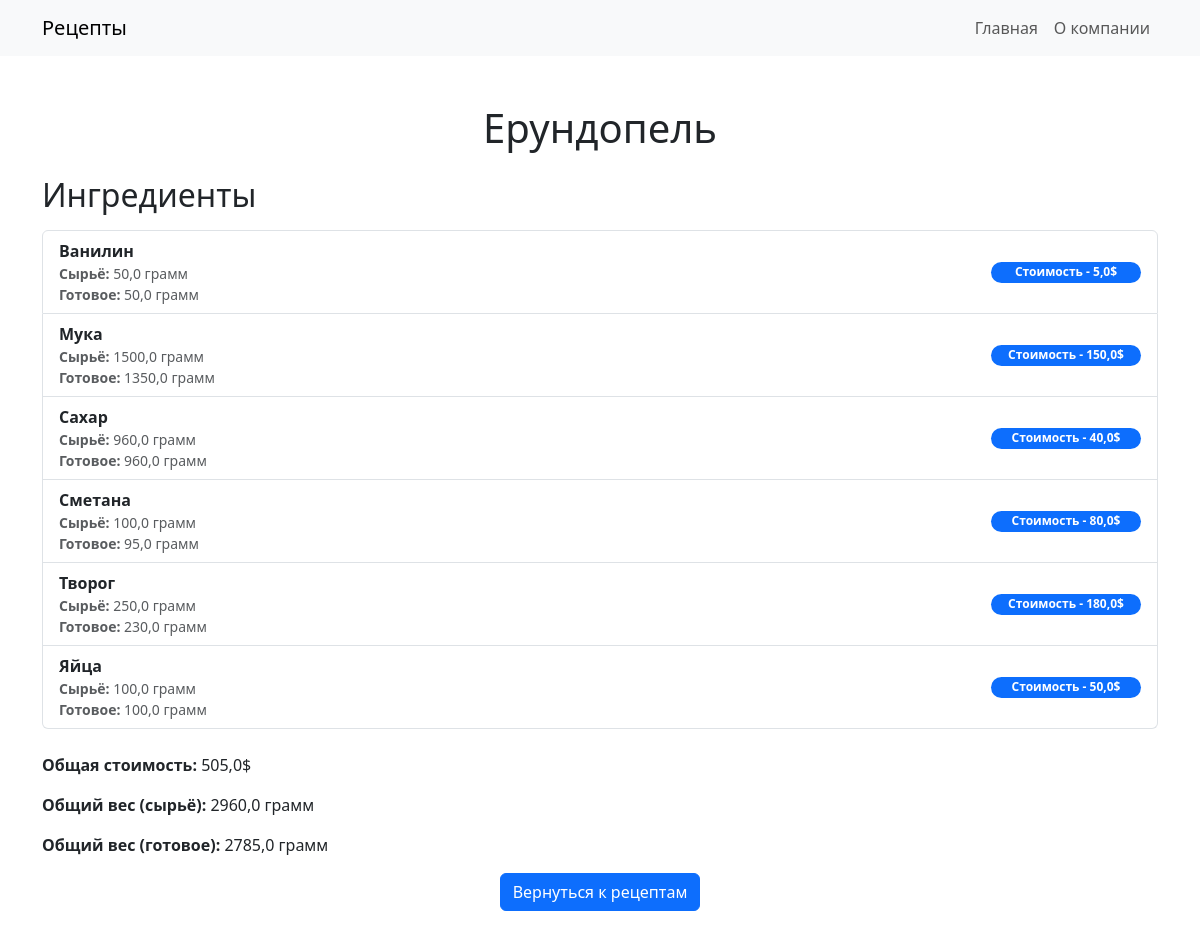
/recipe/4/, run on the app's committed database.
### recipe_catalog/models.py (models this page shows, shortened)
class Recipe(models.Model):
    title = models.CharField(
        max_length=300,
        validators=[
            RegexValidator(
                regex=r'^[A-Za-zА-Яа-яёЁ\s]+$',
                message='Title should be a string value.'
            )
        ]
    )
    ingredients = models.ManyToManyField(Ingredient, through="RecipeIngredient")

class Ingredient(models.Model):
    title = models.CharField(
        max_length=255,
        validators=[
            RegexValidator(
                regex=r'^[A-Za-zА-Яа-яёЁ\s]+$',
                message='Name should be a string value.'
            )
        ]
    )
    raw_weight = models.FloatField(
        validators=[MinValueValidator(0.1, message='Raw weight must be a positive number.')]
    )
    cooked_weight = models.FloatField(
        validators=[MinValueValidator(0.1, message='Cooked weight must be a positive number.')]
    )
    cost = models.FloatField(
        validators=[MinValueValidator(0.1, message='Cost must be a positive number.')]
    )
    unit = models.ForeignKey(Unit, on_delete=models.SET_NULL, null=True, blank=True)

### recipe_catalog/views.py (the view)
# urls.py: path('recipe/<int:pk>/', recipe_detail, name='recipe_detail'),
def recipe_detail(request, pk):
    recipe = get_object_or_404(Recipe, pk=pk)
    total_raw_weight = recipe.ingredients.aggregate(total=Sum('raw_weight'))['total']
    total_cooked_weight = recipe.ingredients.aggregate(total=Sum('cooked_weight'))['total']
    total_cost = recipe.ingredients.aggregate(total=Sum('cost'))['total']
    ingredients = recipe.ingredients.all().order_by('title')
    return render(
        request=request,
        template_name='recipe_catalog/recipe.html',
        context={
            'recipe': recipe,
            'total_raw_weight': total_raw_weight,
            'total_cooked_weight': total_cooked_weight,
            'total_cost': total_cost,
            'ingredients': ingredients,
        }
    )

### templates/recipe_catalog/recipe.html (shortened to what this page needs)
<!DOCTYPE html>
{% load static %}
<html lang="ru">
    <head>
        <link
            href="https://cdn.jsdelivr.net/npm/bootstrap@5.3.0/dist/css/bootstrap.min.css"
            rel="stylesheet"
        />
        <link rel="stylesheet" href="{% static "css/recipe.css" %}" />
    </head>
    <body>
        <nav class="navbar navbar-expand-lg navbar-light bg-light mb-4">
            <div class="container">
                <a class="navbar-brand" href="{% url 'index' %}">Рецепты</a>
                <div class="collapse navbar-collapse" id="navbarNav">
                    <ul class="navbar-nav ms-auto">
                        <li class="nav-item">
                            <a class="nav-link" href="{% url 'index' %}"
                                >Главная</a
                            >
                        </li>
                        <li class="nav-item">
                            <a class="nav-link" href="{% url 'about' %}"
                                >О компании</a
                            >
                        </li>
                    </ul>
                </div>
            </div>
        </nav>
        <div class="container mt-5 mb-5">
            <div class="recipe-header text-center mb-4">
                <h1>{{ recipe.title }}</h1>
            </div>
            <div class="recipe-container">
                <h2 class="mb-3">Ингредиенты</h2>
                <ul class="list-group mb-4">
                    {% for ingredient in ingredients %}
                    <li
                        class="list-group-item d-flex justify-content-between align-items-center"
                    >
                        <div>
                            <strong>{{ ingredient.title }}</strong>
                            <div class="small text-muted">
                                <strong>Сырьё:</strong> {{ ingredient.raw_weight }} грамм<br />
                                <strong>Готовое:</strong> {{ ingredient.cooked_weight }} грамм<br />
                            </div>
                        </div>
                        <span class="badge bg-primary rounded-pill width-my-200"
                            >Стоимость - {{ ingredient.cost }}$</span
                        >
                    </li>
                    {% endfor %}
                </ul>
                <div class="mt-4">
                    <p><strong>Общая стоимость:</strong> {{ total_cost }}$</p>
                    <p>
                        <strong>Общий вес (сырьё):</strong> {{ total_raw_weight }} грамм
                    </p>
                    <p>
                        <strong>Общий вес (готовое):</strong> {{ total_cooked_weight }} грамм
                    </p>
                </div>
                <div class="text-center">
                    <a href="{% url 'index' %}" class="btn btn-primary"
                        >Вернуться к рецептам</a
                    >
                </div>
            </div>
        </div>
    </body>
</html>

### recipe_catalog/static/css/recipe.css (style rules this page uses)
.width-my-200 { width: 150px; }

### data on the page
Recipe: title "Ерундопель"
Ingredient: title "Ванилин", raw_weight "50,0", cooked_weight "50,0", cost "5,0"
Ingredient: title "Мука", raw_weight "1500,0", cooked_weight "1350,0", cost "150,0"
Ingredient: title "Сахар", raw_weight "960,0", cooked_weight "960,0", cost "40,0"
Ingredient: title "Сметана", raw_weight "100,0", cooked_weight "95,0", cost "80,0"
Ingredient: title "Творог", raw_weight "250,0", cooked_weight "230,0", cost "180,0"
Ingredient: title "Яйца", raw_weight "100,0", cooked_weight "100,0", cost "50,0"

### other printed values
{{ total_cost }} "505,0"
{{ total_raw_weight }} "2960,0"
{{ total_cooked_weight }} "2785,0"
